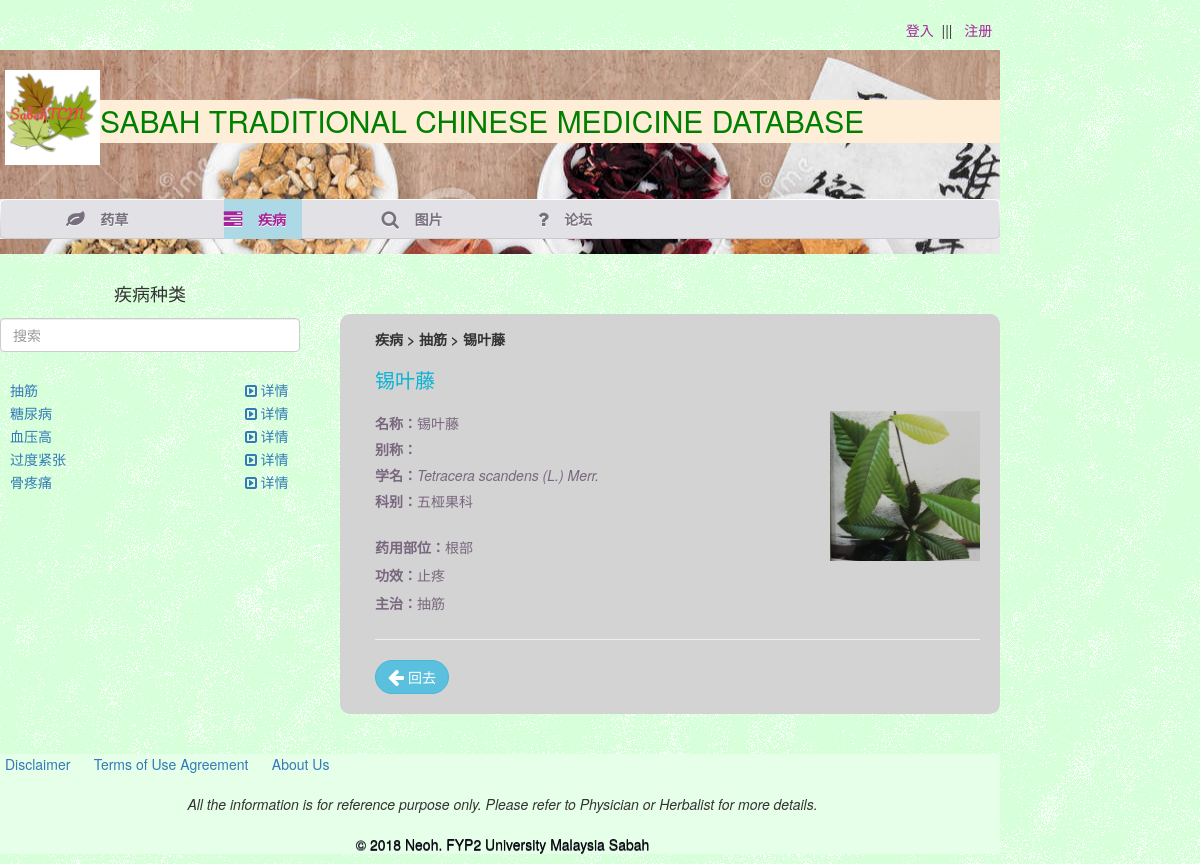
Screenshot of /lang/cn/diseases.php?disease=抽筋&herb=锡叶藤 with the database file from the repository.
### tables this page shows
CREATE TABLE `herb_list_cn` (
  `herb_id` int(3) NOT NULL,
  `local_name` varchar(100) NOT NULL,
  `scientific_name` varchar(100) NOT NULL,
  `family` varchar(50) NOT NULL,
  `image` varchar(100) DEFAULT NULL
);

CREATE TABLE `herb_info_cn` (
  `info_id` int(3) NOT NULL,
  `herb_id` int(3) NOT NULL,
  `local_name` varchar(100) NOT NULL,
  `function` varchar(50) DEFAULT NULL,
  `usage_part` varchar(50) DEFAULT NULL,
  `disease` varchar(50) DEFAULT NULL
);

### lang/cn/diseases.php (the view, shortened to what this page needs)
<!DOCTYPE html>
<html>
<head>
	<?php
		include("menu.php");
	?>
</head>
<body>
	<div id="body">
		<div>
			<div class="sidebar">
				<h4 style="text-align:center" id="search">疾病种类</h4>
				<ul id="list">
				<?php
					$disease_query=mysqli_query($conn,"SELECT disease FROM herb_info_cn GROUP BY disease")or die(mysqli_error($conn));
					while($row=mysqli_fetch_array($disease_query)){
						$disease=$row['disease'];
				?>
						<li><a href="diseases.php?disease=<?php echo $disease;?>"><?php echo $disease;?><i class="pull-right col-lg-4 icon-expand icon-medium">&nbsp;详情</i></a></li>
				<?php
					}
				?>
				</ul>
			</div>
			<div class="content">
				<?php
					$disease=isset($_GET['disease'])?$_GET['disease']:NULL;
					$herb=isset($_GET['herb'])?$_GET['herb']:NULL;
					if($disease==NULL){
						echo "请选择疾病";
					}
					else{
						echo "<b>疾病&nbsp;>&nbsp;".$disease."</b>";
						if($herb==NULL){
							echo "</br></br>";
							$herb_show=mysqli_query($conn,"SELECT local_name FROM herb_info_cn WHERE disease='$disease'")or die(mysqli_error($conn));
							while($data=mysqli_fetch_array($herb_show)){
								$herb=$data['local_name'];
				?>
								<p style="padding-bottom:2px"><li style="display:inline-block"><a href="diseases.php?disease=<?php echo $disease;?>&amp;herb=<?php echo $herb;?>"><?php echo $herb;?></a></li></p>
								</br>
				<?php
					 		}
						}
						else{
							echo "<b>&nbsp;>&nbsp;".$herb."</b></br></br>";
							$herb_list_information=mysqli_query($conn,"SELECT * FROM herb_list_cn WHERE local_name='$herb' ")or die(mysqli_error($conn));
							while($data1=mysqli_fetch_array($herb_list_information)){
								$herb_name=$data1['local_name'];
								$other_name=$data1['other_name'];
								$sci_name=$data1['scientific_name'];
								$family=$data1['family'];
								$image=$data1['image'];
							}
				?>
							<h3 class="first"><?php echo $herb_name;?></h3>
							<p><img style="width:150px; height:150px; float:right;margin:0px 0px 0px 10px" src="../../pics/<?php echo $image;?>"></p>
							<p style="padding-bottom:2px"><b>名称：</b><?php echo $herb_name;?></p>
							<p style="padding-bottom:2px"><b>别称：</b><?php echo $other_name;?></p>
							<p style="padding-bottom:2px"><b>学名：</b><i><?php echo $sci_name;?></i></p>
							<p style="padding-bottom:2px"><b>科别：</b><?php echo $family;?></p>
				<?php
							$herb_info_show=mysqli_query($conn,"SELECT * FROM herb_info_cn WHERE local_name='$herb_name' AND disease='$disease'")or die(mysqli_error($conn));
							while($data=mysqli_fetch_array($herb_info_show)){
								$part=$data['usage_part'];
								$function=$data['function'];
								$disease=$data['disease'];
							}
				?>
							<p style="padding-bottom:4px"><b>药用部位：</b><?php echo $part;?></p>
							<p style="padding-bottom:4px"><b>功效：</b><?php echo $function;?></p>
							<p style="padding-bottom:4px"><b>主治：</b><?php echo $disease;?></p>
							<hr>
							<p><a href="diseases.php?disease=<?php echo $disease;?>" class="btn btn-info"><i class="icon-arrow-left icon-large"></i>&nbsp;回去</a></p>
				<?php
						}
					}
				?>
			</div>
		</div>
	</div>
	<?php
		include("footer.php");
	?>
</body>
</html>

### css/docs.css (style rules this page uses)
.btn { border-radius: 25px !important; }
body { background: url(../img/grid_noise.png); position: relative; }

### css/style.css (style rules this page uses)
html { overflow-y: scroll; }
body { background: url(../images/bg.png) repeat; position: absolute; margin: 0; min-width: 1000px; padding: 0; }
a { outline: none; }
img { border: 0; }
p a { color: #A8279D; }
#body { width: 100%; }
#body div#home div.sidebar ul, #body div div.sidebar ul { list-style: none; margin-left: 10px; margin-right: -40px; padding: 0; }
#body div#home div.content p, #body div div.content p { color: #79677f; line-height: 24px; margin: 0 0 12px; text-align: justify; }
#body div, div.body div { background: none; margin: 0 auto; overflow: hidden; width: 1000px; }
#body div div.sidebar, #body div div#connect { float: left; margin: 0; padding: 0; width: 300px; }
#body div div.sidebar ul { padding-top: 15px; }
#body div div.sidebar ul li { margin: 3px 0 0; overflow: hidden; }
#body div div.content, #body div div#contact { background: lightgrey; border-radius: 10px; float: right; padding: 15px 20px 20px 35px; width: 660px; }
#body div div.content h3, #body div div#contact h3 { color: #09b3d4; font-size: 20px; font-weight: normal; margin: 50px 0 0; }
#body div div.content h3.first, #body div div#contact h3.first { margin: 0; }
#body div div.content p { margin: 0; }

### rows the page displays
herb_list_cn: local_name "锡叶藤", image (picture), scientific_name "Tetracera scandens (L.) Merr.", family "五桠果科"
herb_info_cn: usage_part "根部", function "止疼", disease "抽筋"

### other values shown
$disease "抽筋"
$disease "糖尿病"
$disease "血压高"
$disease "过度紧张"
$disease "骨疼痛"
$herb "锡叶藤"
